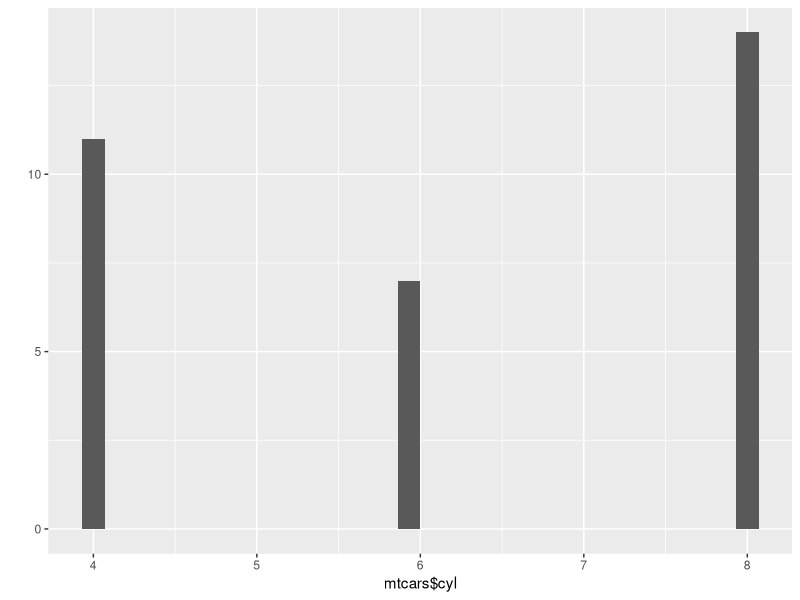
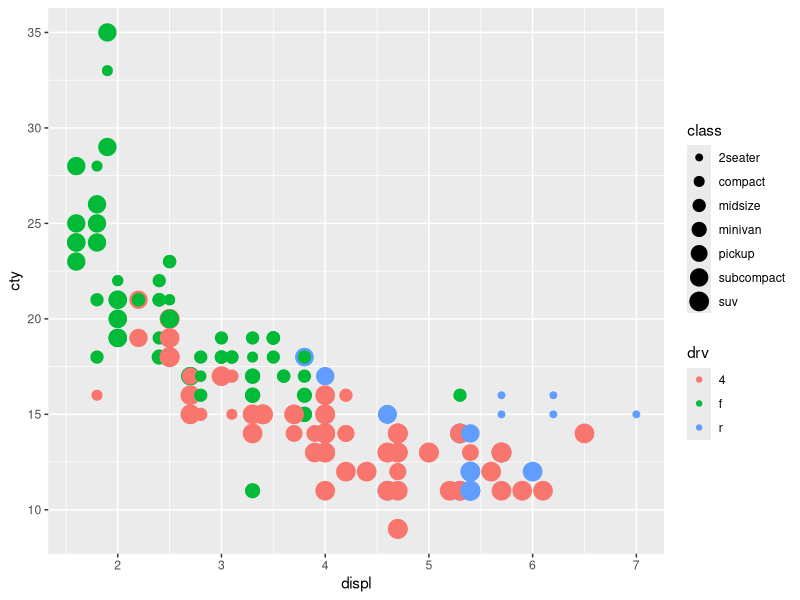

Generate these figures, in order, with R:
## ---- chunk 1
knitr::opts_chunk$set(echo = TRUE)

## ---- chunk 2

library(ggplot2)

str(mtcars)

qplot(mtcars$cyl)
## ---- chunk 3
library(ggplot2)
## ---- chunk 4
head(mpg,10)
## ---- chunk 5
ggplot(mpg, aes(x=displ, y=cty))+geom_point(aes(color=drv, size=class))
